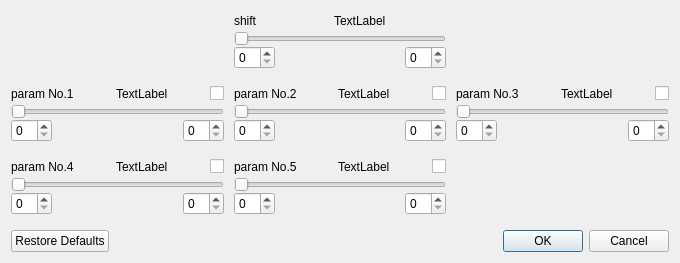
<?xml version="1.0" encoding="UTF-8"?>
<ui version="4.0">
 <class>Dialog5</class>
 <widget class="QDialog" name="Dialog5">
  <property name="geometry">
   <rect>
    <x>0</x>
    <y>0</y>
    <width>680</width>
    <height>263</height>
   </rect>
  </property>
  <property name="maximumSize">
   <size>
    <width>680</width>
    <height>337</height>
   </size>
  </property>
  <property name="windowTitle">
   <string>Manual Fit</string>
  </property>
  <layout class="QGridLayout" name="gridLayout">
   <property name="horizontalSpacing">
    <number>10</number>
   </property>
   <item row="3" column="0" colspan="3">
    <widget class="QDialogButtonBox" name="buttonBox">
     <property name="orientation">
      <enum>Qt::Horizontal</enum>
     </property>
     <property name="standardButtons">
      <set>QDialogButtonBox::Cancel|QDialogButtonBox::Ok|QDialogButtonBox::RestoreDefaults</set>
     </property>
    </widget>
   </item>
   <item row="2" column="1">
    <layout class="QFormLayout" name="formLayout_5">
     <property name="verticalSpacing">
      <number>0</number>
     </property>
     <item row="2" column="0" colspan="2">
      <layout class="QHBoxLayout" name="horizontalLayout_10">
       <property name="spacing">
        <number>0</number>
       </property>
       <item>
        <widget class="QSpinBox" name="spb9"/>
       </item>
       <item>
        <spacer name="horizontalSpacer_19">
         <property name="orientation">
          <enum>Qt::Horizontal</enum>
         </property>
         <property name="sizeHint" stdset="0">
          <size>
           <width>40</width>
           <height>20</height>
          </size>
         </property>
        </spacer>
       </item>
       <item>
        <spacer name="horizontalSpacer_20">
         <property name="orientation">
          <enum>Qt::Horizontal</enum>
         </property>
         <property name="sizeHint" stdset="0">
          <size>
           <width>40</width>
           <height>20</height>
          </size>
         </property>
        </spacer>
       </item>
       <item>
        <widget class="QSpinBox" name="spb10"/>
       </item>
      </layout>
     </item>
     <item row="0" column="0" colspan="2">
      <layout class="QHBoxLayout" name="horizontalLayout_9">
       <property name="spacing">
        <number>16</number>
       </property>
       <item>
        <widget class="QLabel" name="lNm5">
         <property name="text">
          <string>param No.5</string>
         </property>
        </widget>
       </item>
       <item>
        <spacer name="horizontalSpacer_17">
         <property name="orientation">
          <enum>Qt::Horizontal</enum>
         </property>
         <property name="sizeHint" stdset="0">
          <size>
           <width>40</width>
           <height>20</height>
          </size>
         </property>
        </spacer>
       </item>
       <item>
        <widget class="QLabel" name="lDig5">
         <property name="text">
          <string>TextLabel</string>
         </property>
        </widget>
       </item>
       <item>
        <spacer name="horizontalSpacer_18">
         <property name="orientation">
          <enum>Qt::Horizontal</enum>
         </property>
         <property name="sizeHint" stdset="0">
          <size>
           <width>40</width>
           <height>20</height>
          </size>
         </property>
        </spacer>
       </item>
       <item>
        <widget class="QCheckBox" name="chb5">
         <property name="text">
          <string/>
         </property>
        </widget>
       </item>
      </layout>
     </item>
     <item row="1" column="0" colspan="2">
      <widget class="QSlider" name="sld5">
       <property name="orientation">
        <enum>Qt::Horizontal</enum>
       </property>
      </widget>
     </item>
    </layout>
   </item>
   <item row="1" column="1">
    <layout class="QFormLayout" name="formLayout_2">
     <property name="verticalSpacing">
      <number>0</number>
     </property>
     <item row="2" column="0" colspan="2">
      <layout class="QHBoxLayout" name="horizontalLayout_4">
       <property name="spacing">
        <number>0</number>
       </property>
       <item>
        <widget class="QSpinBox" name="spb3"/>
       </item>
       <item>
        <spacer name="horizontalSpacer_7">
         <property name="orientation">
          <enum>Qt::Horizontal</enum>
         </property>
         <property name="sizeHint" stdset="0">
          <size>
           <width>40</width>
           <height>20</height>
          </size>
         </property>
        </spacer>
       </item>
       <item>
        <spacer name="horizontalSpacer_8">
         <property name="orientation">
          <enum>Qt::Horizontal</enum>
         </property>
         <property name="sizeHint" stdset="0">
          <size>
           <width>40</width>
           <height>20</height>
          </size>
         </property>
        </spacer>
       </item>
       <item>
        <widget class="QSpinBox" name="spb4"/>
       </item>
      </layout>
     </item>
     <item row="0" column="0" colspan="2">
      <layout class="QHBoxLayout" name="horizontalLayout_3">
       <property name="spacing">
        <number>16</number>
       </property>
       <item>
        <widget class="QLabel" name="lNm2">
         <property name="text">
          <string>param No.2</string>
         </property>
        </widget>
       </item>
       <item>
        <spacer name="horizontalSpacer_5">
         <property name="orientation">
          <enum>Qt::Horizontal</enum>
         </property>
         <property name="sizeHint" stdset="0">
          <size>
           <width>40</width>
           <height>20</height>
          </size>
         </property>
        </spacer>
       </item>
       <item>
        <widget class="QLabel" name="lDig2">
         <property name="text">
          <string>TextLabel</string>
         </property>
        </widget>
       </item>
       <item>
        <spacer name="horizontalSpacer_6">
         <property name="orientation">
          <enum>Qt::Horizontal</enum>
         </property>
         <property name="sizeHint" stdset="0">
          <size>
           <width>40</width>
           <height>20</height>
          </size>
         </property>
        </spacer>
       </item>
       <item>
        <widget class="QCheckBox" name="chb2">
         <property name="text">
          <string/>
         </property>
        </widget>
       </item>
      </layout>
     </item>
     <item row="1" column="0" colspan="2">
      <widget class="QSlider" name="sld2">
       <property name="orientation">
        <enum>Qt::Horizontal</enum>
       </property>
      </widget>
     </item>
    </layout>
   </item>
   <item row="2" column="0">
    <layout class="QFormLayout" name="formLayout_4">
     <property name="verticalSpacing">
      <number>0</number>
     </property>
     <item row="2" column="0" colspan="2">
      <layout class="QHBoxLayout" name="horizontalLayout_8">
       <property name="spacing">
        <number>0</number>
       </property>
       <item>
        <widget class="QSpinBox" name="spb7"/>
       </item>
       <item>
        <spacer name="horizontalSpacer_15">
         <property name="orientation">
          <enum>Qt::Horizontal</enum>
         </property>
         <property name="sizeHint" stdset="0">
          <size>
           <width>40</width>
           <height>20</height>
          </size>
         </property>
        </spacer>
       </item>
       <item>
        <spacer name="horizontalSpacer_16">
         <property name="orientation">
          <enum>Qt::Horizontal</enum>
         </property>
         <property name="sizeHint" stdset="0">
          <size>
           <width>40</width>
           <height>20</height>
          </size>
         </property>
        </spacer>
       </item>
       <item>
        <widget class="QSpinBox" name="spb8"/>
       </item>
      </layout>
     </item>
     <item row="0" column="0" colspan="2">
      <layout class="QHBoxLayout" name="horizontalLayout_7">
       <property name="spacing">
        <number>16</number>
       </property>
       <item>
        <widget class="QLabel" name="lNm4">
         <property name="text">
          <string>param No.4</string>
         </property>
        </widget>
       </item>
       <item>
        <spacer name="horizontalSpacer_13">
         <property name="orientation">
          <enum>Qt::Horizontal</enum>
         </property>
         <property name="sizeHint" stdset="0">
          <size>
           <width>40</width>
           <height>20</height>
          </size>
         </property>
        </spacer>
       </item>
       <item>
        <widget class="QLabel" name="lDig4">
         <property name="text">
          <string>TextLabel</string>
         </property>
        </widget>
       </item>
       <item>
        <spacer name="horizontalSpacer_14">
         <property name="orientation">
          <enum>Qt::Horizontal</enum>
         </property>
         <property name="sizeHint" stdset="0">
          <size>
           <width>40</width>
           <height>20</height>
          </size>
         </property>
        </spacer>
       </item>
       <item>
        <widget class="QCheckBox" name="chb4">
         <property name="text">
          <string/>
         </property>
        </widget>
       </item>
      </layout>
     </item>
     <item row="1" column="0" colspan="2">
      <widget class="QSlider" name="sld4">
       <property name="orientation">
        <enum>Qt::Horizontal</enum>
       </property>
      </widget>
     </item>
    </layout>
   </item>
   <item row="1" column="0">
    <layout class="QFormLayout" name="formLayout_1">
     <property name="verticalSpacing">
      <number>0</number>
     </property>
     <item row="2" column="0" colspan="2">
      <layout class="QHBoxLayout" name="horizontalLayout_2">
       <property name="spacing">
        <number>0</number>
       </property>
       <item>
        <widget class="QSpinBox" name="spb1"/>
       </item>
       <item>
        <spacer name="horizontalSpacer_3">
         <property name="orientation">
          <enum>Qt::Horizontal</enum>
         </property>
         <property name="sizeHint" stdset="0">
          <size>
           <width>40</width>
           <height>20</height>
          </size>
         </property>
        </spacer>
       </item>
       <item>
        <spacer name="horizontalSpacer_4">
         <property name="orientation">
          <enum>Qt::Horizontal</enum>
         </property>
         <property name="sizeHint" stdset="0">
          <size>
           <width>40</width>
           <height>20</height>
          </size>
         </property>
        </spacer>
       </item>
       <item>
        <widget class="QSpinBox" name="spb2"/>
       </item>
      </layout>
     </item>
     <item row="0" column="0" colspan="2">
      <layout class="QHBoxLayout" name="horizontalLayout_1">
       <property name="spacing">
        <number>16</number>
       </property>
       <item>
        <widget class="QLabel" name="lNm1">
         <property name="text">
          <string>param No.1</string>
         </property>
        </widget>
       </item>
       <item>
        <spacer name="horizontalSpacer_1">
         <property name="orientation">
          <enum>Qt::Horizontal</enum>
         </property>
         <property name="sizeHint" stdset="0">
          <size>
           <width>40</width>
           <height>20</height>
          </size>
         </property>
        </spacer>
       </item>
       <item>
        <widget class="QLabel" name="lDig1">
         <property name="text">
          <string>TextLabel</string>
         </property>
        </widget>
       </item>
       <item>
        <spacer name="horizontalSpacer_2">
         <property name="orientation">
          <enum>Qt::Horizontal</enum>
         </property>
         <property name="sizeHint" stdset="0">
          <size>
           <width>40</width>
           <height>20</height>
          </size>
         </property>
        </spacer>
       </item>
       <item>
        <widget class="QCheckBox" name="chb1">
         <property name="text">
          <string/>
         </property>
        </widget>
       </item>
      </layout>
     </item>
     <item row="1" column="0" colspan="2">
      <widget class="QSlider" name="sld1">
       <property name="orientation">
        <enum>Qt::Horizontal</enum>
       </property>
      </widget>
     </item>
    </layout>
   </item>
   <item row="1" column="2">
    <layout class="QFormLayout" name="formLayout_3">
     <property name="verticalSpacing">
      <number>0</number>
     </property>
     <item row="2" column="0" colspan="2">
      <layout class="QHBoxLayout" name="horizontalLayout_6">
       <property name="spacing">
        <number>0</number>
       </property>
       <item>
        <widget class="QSpinBox" name="spb5"/>
       </item>
       <item>
        <spacer name="horizontalSpacer_11">
         <property name="orientation">
          <enum>Qt::Horizontal</enum>
         </property>
         <property name="sizeHint" stdset="0">
          <size>
           <width>40</width>
           <height>20</height>
          </size>
         </property>
        </spacer>
       </item>
       <item>
        <spacer name="horizontalSpacer_12">
         <property name="orientation">
          <enum>Qt::Horizontal</enum>
         </property>
         <property name="sizeHint" stdset="0">
          <size>
           <width>40</width>
           <height>20</height>
          </size>
         </property>
        </spacer>
       </item>
       <item>
        <widget class="QSpinBox" name="spb6"/>
       </item>
      </layout>
     </item>
     <item row="0" column="0" colspan="2">
      <layout class="QHBoxLayout" name="horizontalLayout_5">
       <property name="spacing">
        <number>16</number>
       </property>
       <item>
        <widget class="QLabel" name="lNm3">
         <property name="text">
          <string>param No.3</string>
         </property>
        </widget>
       </item>
       <item>
        <spacer name="horizontalSpacer_9">
         <property name="orientation">
          <enum>Qt::Horizontal</enum>
         </property>
         <property name="sizeHint" stdset="0">
          <size>
           <width>40</width>
           <height>20</height>
          </size>
         </property>
        </spacer>
       </item>
       <item>
        <widget class="QLabel" name="lDig3">
         <property name="text">
          <string>TextLabel</string>
         </property>
        </widget>
       </item>
       <item>
        <spacer name="horizontalSpacer_10">
         <property name="orientation">
          <enum>Qt::Horizontal</enum>
         </property>
         <property name="sizeHint" stdset="0">
          <size>
           <width>40</width>
           <height>20</height>
          </size>
         </property>
        </spacer>
       </item>
       <item>
        <widget class="QCheckBox" name="chb3">
         <property name="text">
          <string/>
         </property>
        </widget>
       </item>
      </layout>
     </item>
     <item row="1" column="0" colspan="2">
      <widget class="QSlider" name="sld3">
       <property name="orientation">
        <enum>Qt::Horizontal</enum>
       </property>
      </widget>
     </item>
    </layout>
   </item>
   <item row="0" column="1">
    <layout class="QFormLayout" name="formLayout_6">
     <property name="verticalSpacing">
      <number>0</number>
     </property>
     <item row="2" column="0" colspan="2">
      <layout class="QHBoxLayout" name="horizontalLayout_12">
       <property name="spacing">
        <number>0</number>
       </property>
       <item>
        <widget class="QSpinBox" name="spb11"/>
       </item>
       <item>
        <spacer name="horizontalSpacer_23">
         <property name="orientation">
          <enum>Qt::Horizontal</enum>
         </property>
         <property name="sizeHint" stdset="0">
          <size>
           <width>40</width>
           <height>20</height>
          </size>
         </property>
        </spacer>
       </item>
       <item>
        <spacer name="horizontalSpacer_24">
         <property name="orientation">
          <enum>Qt::Horizontal</enum>
         </property>
         <property name="sizeHint" stdset="0">
          <size>
           <width>40</width>
           <height>20</height>
          </size>
         </property>
        </spacer>
       </item>
       <item>
        <widget class="QSpinBox" name="spb12"/>
       </item>
      </layout>
     </item>
     <item row="0" column="0" colspan="2">
      <layout class="QHBoxLayout" name="horizontalLayout_11">
       <property name="spacing">
        <number>16</number>
       </property>
       <item>
        <widget class="QLabel" name="lNm6">
         <property name="text">
          <string>shift</string>
         </property>
        </widget>
       </item>
       <item>
        <spacer name="horizontalSpacer_21">
         <property name="orientation">
          <enum>Qt::Horizontal</enum>
         </property>
         <property name="sizeHint" stdset="0">
          <size>
           <width>40</width>
           <height>20</height>
          </size>
         </property>
        </spacer>
       </item>
       <item>
        <widget class="QLabel" name="lDig6">
         <property name="text">
          <string>TextLabel</string>
         </property>
        </widget>
       </item>
       <item>
        <spacer name="horizontalSpacer_22">
         <property name="orientation">
          <enum>Qt::Horizontal</enum>
         </property>
         <property name="sizeHint" stdset="0">
          <size>
           <width>40</width>
           <height>20</height>
          </size>
         </property>
        </spacer>
       </item>
      </layout>
     </item>
     <item row="1" column="0" colspan="2">
      <widget class="QSlider" name="sld6">
       <property name="orientation">
        <enum>Qt::Horizontal</enum>
       </property>
      </widget>
     </item>
    </layout>
   </item>
  </layout>
 </widget>
 <resources/>
 <connections>
  <connection>
   <sender>buttonBox</sender>
   <signal>rejected()</signal>
   <receiver>Dialog5</receiver>
   <slot>reject()</slot>
   <hints>
    <hint type="sourcelabel">
     <x>295</x>
     <y>251</y>
    </hint>
    <hint type="destinationlabel">
     <x>286</x>
     <y>262</y>
    </hint>
   </hints>
  </connection>
  <connection>
   <sender>sld1</sender>
   <signal>valueChanged(int)</signal>
   <receiver>lDig1</receiver>
   <slot>setNum(int)</slot>
   <hints>
    <hint type="sourcelabel">
     <x>106</x>
     <y>110</y>
    </hint>
    <hint type="destinationlabel">
     <x>112</x>
     <y>96</y>
    </hint>
   </hints>
  </connection>
  <connection>
   <sender>sld6</sender>
   <signal>valueChanged(int)</signal>
   <receiver>lDig6</receiver>
   <slot>setNum(int)</slot>
   <hints>
    <hint type="sourcelabel">
     <x>305</x>
     <y>40</y>
    </hint>
    <hint type="destinationlabel">
     <x>389</x>
     <y>30</y>
    </hint>
   </hints>
  </connection>
  <connection>
   <sender>sld2</sender>
   <signal>valueChanged(int)</signal>
   <receiver>lDig2</receiver>
   <slot>setNum(int)</slot>
   <hints>
    <hint type="sourcelabel">
     <x>327</x>
     <y>112</y>
    </hint>
    <hint type="destinationlabel">
     <x>340</x>
     <y>95</y>
    </hint>
   </hints>
  </connection>
  <connection>
   <sender>sld3</sender>
   <signal>valueChanged(int)</signal>
   <receiver>lDig3</receiver>
   <slot>setNum(int)</slot>
   <hints>
    <hint type="sourcelabel">
     <x>548</x>
     <y>108</y>
    </hint>
    <hint type="destinationlabel">
     <x>564</x>
     <y>96</y>
    </hint>
   </hints>
  </connection>
  <connection>
   <sender>sld4</sender>
   <signal>valueChanged(int)</signal>
   <receiver>lDig4</receiver>
   <slot>setNum(int)</slot>
   <hints>
    <hint type="sourcelabel">
     <x>89</x>
     <y>185</y>
    </hint>
    <hint type="destinationlabel">
     <x>114</x>
     <y>166</y>
    </hint>
   </hints>
  </connection>
  <connection>
   <sender>sld5</sender>
   <signal>valueChanged(int)</signal>
   <receiver>lDig5</receiver>
   <slot>setNum(int)</slot>
   <hints>
    <hint type="sourcelabel">
     <x>315</x>
     <y>191</y>
    </hint>
    <hint type="destinationlabel">
     <x>336</x>
     <y>167</y>
    </hint>
   </hints>
  </connection>
 </connections>
 <slots>
  <slot>dAccepted()</slot>
 </slots>
</ui>
